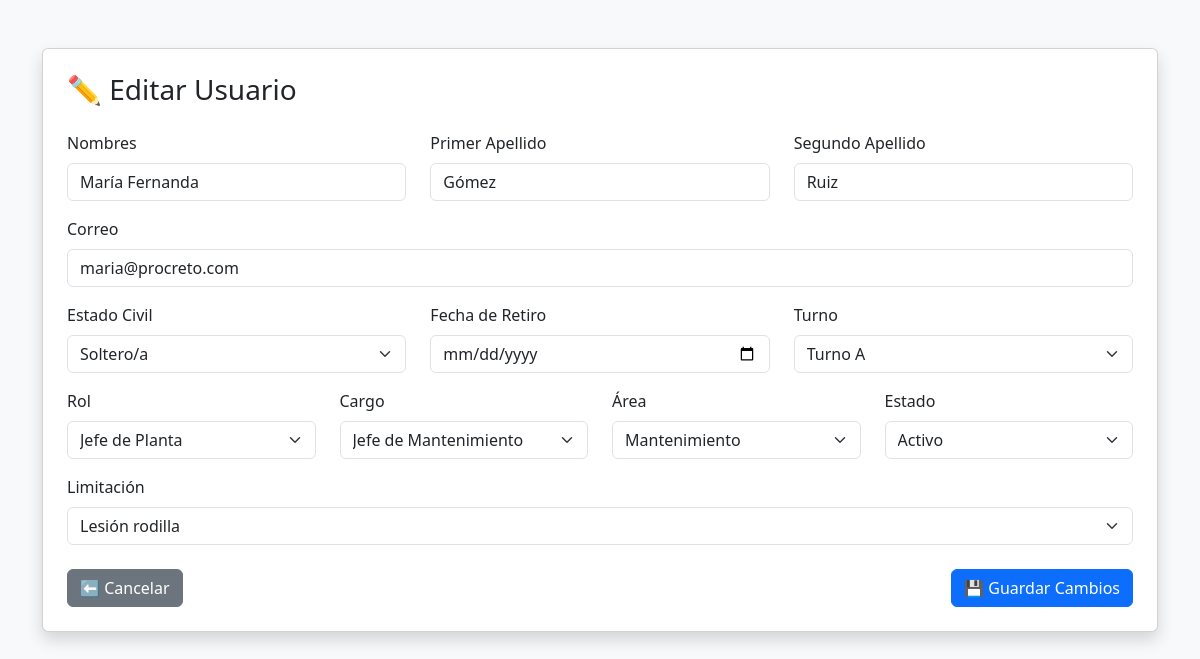
Page /app/screens/dashboard/rrhh/usuarios/editar.php?id=2 on the committed database.
### tables this page shows
CREATE TABLE `usuario` (
  `id_usuario` int(11) NOT NULL,
  `tipo_documento_usuario` varchar(10) DEFAULT NULL,
  `numero_documento_usuario` varchar(20) DEFAULT NULL,
  `nombres_usuario` varchar(100) DEFAULT NULL,
  `primer_apellido_usuario` varchar(50) DEFAULT NULL,
  `segundo_apellido_usuario` varchar(50) DEFAULT NULL,
  `fecha_nacimiento_usuario` date DEFAULT NULL,
  `genero_usuario` enum('Masculino','Femenino','Otro') DEFAULT NULL,
  `telefono_usuario` varchar(20) DEFAULT NULL,
  `correo_usuario` varchar(100) DEFAULT NULL,
  `direccion_usuario` varchar(150) DEFAULT NULL,
  `ciudad_usuario` varchar(100) DEFAULT NULL,
  `estado_civil_usuario` varchar(50) DEFAULT NULL,
  `id_estado_usuario` int(11) DEFAULT NULL,
  `id_cargo` int(11) DEFAULT NULL,
  `id_area` int(11) DEFAULT NULL,
  `id_rol` int(11) DEFAULT NULL,
  `tipo_contrato_usuario` varchar(100) DEFAULT NULL,
  `fecha_ingreso_usuario` date DEFAULT NULL,
  `fecha_retiro_usuario` date DEFAULT NULL,
  `id_turno` int(11) DEFAULT NULL,
  `foto_usuario` varchar(255) DEFAULT NULL,
  `pensiones_usuario` varchar(100) DEFAULT NULL,
  `eps_usuario` varchar(100) DEFAULT NULL,
  `arl_usuario` varchar(100) DEFAULT NULL,
  `profesion_usuario` varchar(100) DEFAULT NULL,
  `nivel_estudio_usuario` varchar(100) DEFAULT NULL,
  `observaciones_usuario` text DEFAULT NULL
);

CREATE TABLE `turno` (
  `id_turno` int(11) NOT NULL,
  `nombre_turno` varchar(50) NOT NULL,
  `descripcion_turno` text DEFAULT NULL
);

CREATE TABLE `rol` (
  `id_rol` int(11) NOT NULL,
  `nombre_rol` varchar(100) NOT NULL,
  `descripcion_rol` text DEFAULT NULL,
  `imagen_url` varchar(255) DEFAULT NULL
);

CREATE TABLE `cargo` (
  `id_cargo` int(11) NOT NULL,
  `nombre_cargo` varchar(100) NOT NULL,
  `descripcion_cargo` text DEFAULT NULL,
  `id_area` int(11) DEFAULT NULL
);

CREATE TABLE `area` (
  `id_area` int(11) NOT NULL,
  `nombre_area` varchar(100) NOT NULL,
  `descripcion_area` text DEFAULT NULL
);

CREATE TABLE `estado_usuario` (
  `id_estado_usuario` int(11) NOT NULL,
  `nombre_estado_usuario` varchar(50) NOT NULL,
  `descripcion_estado_usuario` text DEFAULT NULL
);

CREATE TABLE `usuario_limitacion` (
  `id_usuario` int(11) NOT NULL,
  `id_limitacion` int(11) NOT NULL
);

CREATE TABLE `limitacion` (
  `id_limitacion` int(11) NOT NULL,
  `nombre_limitacion` varchar(100) NOT NULL,
  `descripcion_limitacion` text DEFAULT NULL
);

### app/screens/dashboard/rrhh/usuarios/editar.php (the view, shortened to what this page needs)
<?php
include_once __DIR__ . "/../../../../../config/conexion.php";
$id = intval($_GET['id']);
$sql = "SELECT * FROM usuario WHERE id_usuario = $id";
$result = $conn->query($sql);
$usuario = $result->fetch_assoc();
$roles = $conn->query("SELECT * FROM rol");
$cargos = $conn->query("SELECT * FROM cargo");
$areas = $conn->query("SELECT * FROM area");
$estados = $conn->query("SELECT * FROM estado_usuario");
$turnos = $conn->query("SELECT * FROM turno");
$limitaciones = $conn->query("SELECT * FROM limitacion");
$estados_civiles = ["Soltero/a", "Casado/a", "Unión libre", "Separado/a", "Viudo/a"];
$limitacion_actual = $conn->query("SELECT id_limitacion FROM usuario_limitacion WHERE id_usuario = $id");
$id_limitacion_actual = $limitacion_actual->num_rows > 0 ? $limitacion_actual->fetch_assoc()['id_limitacion'] : null;
?>
<!DOCTYPE html>
<html lang="es">
<head>
  <link href="https://cdn.jsdelivr.net/npm/bootstrap@5.3.2/dist/css/bootstrap.min.css" rel="stylesheet">
</head>
<body class="bg-light">
  <div class="container mt-5">
    <div class="card shadow p-4">
      <h3 class="mb-4">✏️ Editar Usuario</h3>
      <form method="POST">
        <div class="row mb-3">
          <div class="col-md-4">
            <label class="form-label">Nombres</label>
            <input type="text" name="nombres_usuario" class="form-control" value="<?= htmlspecialchars($usuario['nombres_usuario']) ?>" required>
          </div>
          <div class="col-md-4">
            <label class="form-label">Primer Apellido</label>
            <input type="text" name="primer_apellido_usuario" class="form-control" value="<?= htmlspecialchars($usuario['primer_apellido_usuario']) ?>" required>
          </div>
          <div class="col-md-4">
            <label class="form-label">Segundo Apellido</label>
            <input type="text" name="segundo_apellido_usuario" class="form-control" value="<?= htmlspecialchars($usuario['segundo_apellido_usuario']) ?>">
          </div>
        </div>
        <div class="mb-3">
          <label class="form-label">Correo</label>
          <input type="email" name="correo_usuario" class="form-control" value="<?= htmlspecialchars($usuario['correo_usuario']) ?>" required>
        </div>
        <div class="row mb-3">
          <div class="col-md-4">
            <label class="form-label">Estado Civil</label>
            <select name="estado_civil_usuario" class="form-select" required>
              <?php foreach ($estados_civiles as $ec): ?>
                <option value="<?= htmlspecialchars($ec) ?>" <?= $usuario['estado_civil_usuario'] === $ec ? 'selected' : '' ?>>
                  <?= htmlspecialchars($ec) ?>
                </option>
              <?php endforeach; ?>
            </select>
          </div>
          <div class="col-md-4">
            <label class="form-label">Fecha de Retiro</label>
            <input type="date" name="fecha_retiro_usuario" class="form-control" value="<?= htmlspecialchars($usuario['fecha_retiro_usuario']) ?>">
          </div>
          <div class="col-md-4">
            <label class="form-label">Turno</label>
            <select name="id_turno" class="form-select">
              <?php while ($t = $turnos->fetch_assoc()): ?>
                <option value="<?= $t['id_turno'] ?>" <?= $t['id_turno'] == $usuario['id_turno'] ? 'selected' : '' ?>>
                  <?= htmlspecialchars($t['nombre_turno']) ?>
                </option>
              <?php endwhile; ?>
            </select>
          </div>
        </div>
        <div class="row mb-3">
          <div class="col-md-3">
            <label class="form-label">Rol</label>
            <select name="id_rol" class="form-select">
              <?php while ($r = $roles->fetch_assoc()): ?>
                <option value="<?= $r['id_rol'] ?>" <?= $r['id_rol'] == $usuario['id_rol'] ? 'selected' : '' ?>>
                  <?= htmlspecialchars($r['nombre_rol']) ?>
                </option>
              <?php endwhile; ?>
            </select>
          </div>
          <div class="col-md-3">
            <label class="form-label">Cargo</label>
            <select name="id_cargo" class="form-select">
              <?php while ($c = $cargos->fetch_assoc()): ?>
                <option value="<?= $c['id_cargo'] ?>" <?= $c['id_cargo'] == $usuario['id_cargo'] ? 'selected' : '' ?>>
                  <?= htmlspecialchars($c['nombre_cargo']) ?>
                </option>
              <?php endwhile; ?>
            </select>
          </div>
          <div class="col-md-3">
            <label class="form-label">Área</label>
            <select name="id_area" class="form-select">
              <?php while ($a = $areas->fetch_assoc()): ?>
                <option value="<?= $a['id_area'] ?>" <?= $a['id_area'] == $usuario['id_area'] ? 'selected' : '' ?>>
                  <?= htmlspecialchars($a['nombre_area']) ?>
                </option>
              <?php endwhile; ?>
            </select>
          </div>
          <div class="col-md-3">
            <label class="form-label">Estado</label>
            <select name="id_estado_usuario" class="form-select">
              <?php while ($e = $estados->fetch_assoc()): ?>
                <option value="<?= $e['id_estado_usuario'] ?>" <?= $e['id_estado_usuario'] == $usuario['id_estado_usuario'] ? 'selected' : '' ?>>
                  <?= htmlspecialchars($e['nombre_estado_usuario']) ?>
                </option>
              <?php endwhile; ?>
            </select>
          </div>
        </div>
        <div class="mb-4">
          <label class="form-label">Limitación</label>
          <select name="id_limitacion" class="form-select">
            <?php while ($l = $limitaciones->fetch_assoc()): ?>
              <option value="<?= $l['id_limitacion'] ?>" <?= $id_limitacion_actual == $l['id_limitacion'] ? 'selected' : '' ?>>
                <?= htmlspecialchars($l['nombre_limitacion']) ?>
              </option>
            <?php endwhile; ?>
          </select>
        </div>
        <div class="d-flex justify-content-between">
          <a href="index.php" class="btn btn-secondary">⬅️ Cancelar</a>
          <button type="submit" class="btn btn-primary">💾 Guardar Cambios</button>
        </div>
      </form>
    </div>
  </div>
</body>
</html>

### rows in the picture
usuario: nombres_usuario "María Fernanda", primer_apellido_usuario "Gómez", segundo_apellido_usuario "Ruiz", correo_usuario "maria@procreto.com", id_turno "Turno A", id_rol "Jefe de Planta", id_cargo "Jefe de Mantenimiento", id_area "Mantenimiento", id_estado_usuario "Activo"
usuario_limitacion: id_limitacion "Lesión rodilla"

### other values in the picture
form field estado_civil_usuario "Soltero/a"
